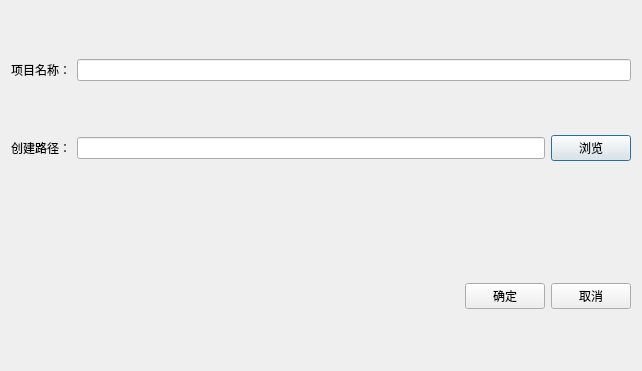
<?xml version="1.0" encoding="UTF-8"?>
<ui version="4.0">
 <class>newPrjDialog</class>
 <widget class="QDialog" name="newPrjDialog">
  <property name="geometry">
   <rect>
    <x>0</x>
    <y>0</y>
    <width>642</width>
    <height>371</height>
   </rect>
  </property>
  <property name="windowTitle">
   <string>Dialog</string>
  </property>
  <layout class="QVBoxLayout" name="verticalLayout">
   <item>
    <layout class="QHBoxLayout" name="horizontalLayout">
     <item>
      <widget class="QLabel" name="label">
       <property name="text">
        <string>项目名称：</string>
       </property>
      </widget>
     </item>
     <item>
      <widget class="QLineEdit" name="nameLineEdit"/>
     </item>
    </layout>
   </item>
   <item>
    <layout class="QHBoxLayout" name="horizontalLayout_2">
     <item>
      <widget class="QLabel" name="label_2">
       <property name="text">
        <string>创建路径：</string>
       </property>
      </widget>
     </item>
     <item>
      <widget class="QLineEdit" name="pathLineEdit"/>
     </item>
     <item>
      <widget class="QPushButton" name="pushButton">
       <property name="text">
        <string>浏览</string>
       </property>
      </widget>
     </item>
    </layout>
   </item>
   <item>
    <widget class="QLabel" name="errorInfoLabel">
     <property name="sizePolicy">
      <sizepolicy hsizetype="Preferred" vsizetype="Fixed">
       <horstretch>0</horstretch>
       <verstretch>0</verstretch>
      </sizepolicy>
     </property>
     <property name="styleSheet">
      <string notr="true"/>
     </property>
     <property name="text">
      <string/>
     </property>
    </widget>
   </item>
   <item>
    <layout class="QHBoxLayout" name="horizontalLayout_3">
     <item>
      <spacer name="horizontalSpacer">
       <property name="orientation">
        <enum>Qt::Horizontal</enum>
       </property>
       <property name="sizeHint" stdset="0">
        <size>
         <width>40</width>
         <height>20</height>
        </size>
       </property>
      </spacer>
     </item>
     <item>
      <widget class="QPushButton" name="sureBtn">
       <property name="text">
        <string>确定</string>
       </property>
      </widget>
     </item>
     <item>
      <widget class="QPushButton" name="cancelBtn">
       <property name="text">
        <string>取消</string>
       </property>
      </widget>
     </item>
    </layout>
   </item>
  </layout>
 </widget>
 <resources/>
 <connections/>
</ui>
